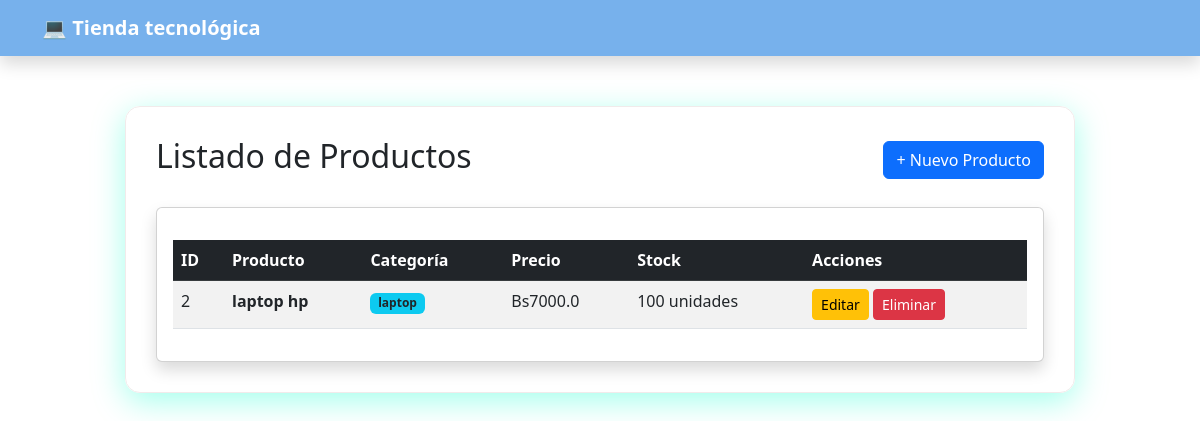
Before: / with the older database file.
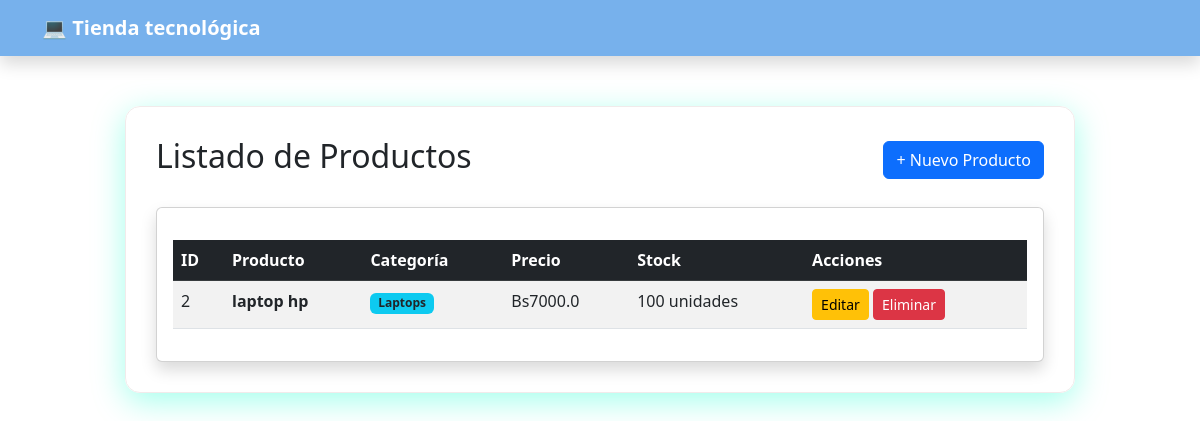
After: the same page with the newer database file.
### tables this page shows
CREATE TABLE productos (
            id INTEGER PRIMARY KEY AUTOINCREMENT,
            nombre TEXT NOT NULL,
            categoria TEXT NOT NULL,
            precio REAL NOT NULL,
            stock INTEGER NOT NULL
        );

### app.py (the view)
@app.route("/")
def listar():
    conn = sqlite3.connect("inventario.db")
    conn.row_factory = sqlite3.Row
    cursor = conn.cursor()
    cursor.execute("SELECT * FROM productos")
    productos = cursor.fetchall()
    conn.close()
    return render_template("index.html", productos=productos)

### templates/index.html
{% extends 'base.html' %}
{% block content %}
<div class="d-flex justify-content-between align-items-center mb-4">
    <h2>Listado de Productos</h2>
    <a href="/registrar" class="btn btn-primary">+ Nuevo Producto</a>
</div>
<div class="card shadow">
    <div class="card-body">
        <table class="table table-striped table-hover mt-3">
            <thead class="table-dark">
                <tr>
                    <th>ID</th>
                    <th>Producto</th>
                    <th>Categoría</th>
                    <th>Precio</th>
                    <th>Stock</th>
                    <th>Acciones</th>
                </tr>
            </thead>
            <tbody class="fw-medium text-dark">
                {% for p in productos %}
                <tr>
                    <td>{{ p.id }}</td>
                    <td><strong>{{ p.nombre }}</strong></td>
                    <td><span class="badge bg-info text-dark">{{ p.categoria }}</span></td>
                    <td>Bs{{ p.precio }}</td>
                    <td>
                        <span class="{% if p.stock < 5 %}text-danger fw-bold{% endif %}">
                            {{ p.stock }} unidades
                        </span>
                    </td>
                    <td>
                        <a href="/editar/{{ p.id }}" class="btn btn-sm btn-warning">Editar</a>
                        <a href="/eliminar/{{ p.id }}" class="btn btn-sm btn-danger"
                            onclick="return confirm('¿Seguro?')">Eliminar</a>
                    </td>
                </tr>
                {% endfor %}
            </tbody>
        </table>
    </div>
</div>
{% endblock %}

Changed rows visible on the page:
changed productos "laptop hp": categoria "laptop" → "Laptops"
